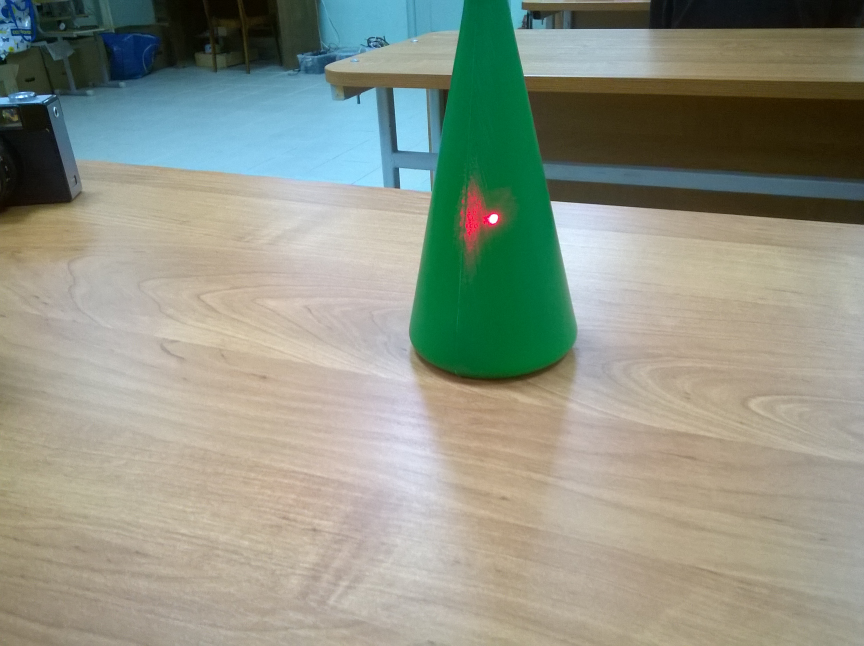
#> input picture lab3/1.jpg, 2592 x 1936 px (shown at 1/3 size)
$ python LF_student.py
#> lines starting #> are read from the running program, lines starting #| are printed output that depends on the picture
#> (reads lab2/lab3/datas.txt from the repository)
from pybrain.datasets.supervised import SupervisedDataSet
from pybrain.tools.shortcuts import buildNetwork
from pybrain.supervised.trainers import BackpropTrainer
from pybrain.tools.customxml.networkwriter import NetworkWriter
from pybrain.tools.customxml.networkreader import NetworkReader
import cv2
import numpy as np
import os
from LF_showres import showres
import datetime

datas_count = 0
datas_names = []
datas_hsv = []
cps = []
cps.append('cp1.jpg')
cps.append('cp2.jpg')
#cps.append('cp3.jpg')
#cps.append('cp4.jpg')

def LoadImage(path):
#> called with path = '1.jpg'
    img = cv2.imread(path)
#> img is the input picture: shape (1936, 2592, 3); mean B, G, R 133.9, 148.2, 142.9
    img = cv2.resize(img, (650, 485), interpolation = cv2.INTER_CUBIC)
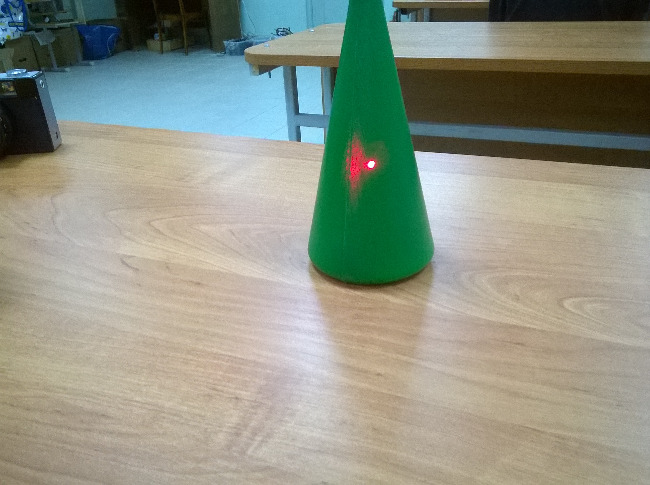
#> img: shape (485, 650, 3); mean B, G, R 133.9, 148.2, 142.9
    hsv = np.zeros((650,485,3), np.uint8)
    hsv = cv2.cvtColor(img, cv2.COLOR_BGR2HSV)
#> hsv: shape (485, 650, 3); mean H, S, V 39.6, 73.3, 159
    return hsv.flatten()

def HSVDatas(_s):
    _s = _s[_s.find(':')+1:len(_s):1]
    s1 = _s[0:_s.find('-'):1]
    s2 = _s[_s.find('-')+1:len(_s):1]
    return [int(s1), int(s2)]

def LoadDatas():
    global datas_count
    global datas_names
    global datas_hsv
    f = open('datas.txt', 'r')
    while(True):
        s = f.readline()
        if s == '':
            break
        datas_hsv_temp = []
        s = s[0:len(s)-1:1]
        datas_names.append(s)
        datas_hsv_temp.append(HSVDatas(f.readline()))
        datas_hsv_temp.append(HSVDatas(f.readline()))
        datas_hsv_temp.append(HSVDatas(f.readline()))
        datas_hsv.append(datas_hsv_temp)
        f.readline()
        datas_count += 1

LoadDatas()
dtsi = 0
t = LoadImage(datas_names[0])
#> (the run stopped early here; a loop or call above may not have finished)
